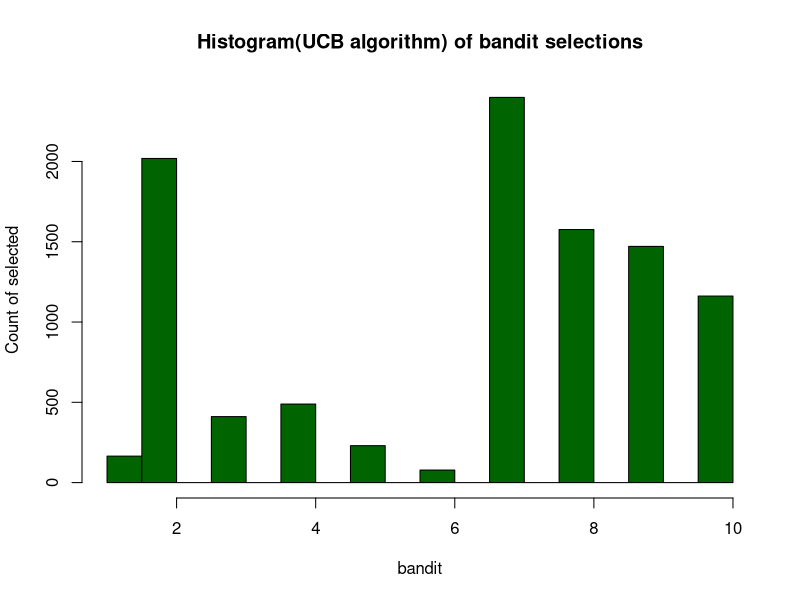

Reproduce this figure in R.
# Upper Confidence Bound
set.seed(1004)


# simulate 10 bandit with different probabilities
prob.interact = runif(1,min=0,max=0.35)
bandit_one <- rbinom(10000, size = 1, prob = 0.2)
bandit_two <- rbinom(10000, size = 1, prob = 0.5-prob.interact)
bandit_three <- rbinom(10000, size = 1, prob = 0.3)
bandit_four <- rbinom(10000, size = 1, prob = 0.33)
bandit_five <- rbinom(10000, size = 1, prob = 0.3)
bandit_six <- rbinom(10000, size = 1, prob = prob.interact)
bandit_seven <- rbinom(10000, size = 1, prob = 0.4)
bandit_eight <- rbinom(10000, size = 1, prob = 0.399)
bandit_nine <- rbinom(10000, size = 1, prob = 0.38)
bandit_ten <- rbinom(10000, size = 1, prob = 0.37)
combinedDf <- cbind(bandit_one, bandit_two,bandit_three, bandit_four,
                    bandit_five, bandit_six,bandit_seven, bandit_eight,
                    bandit_nine, bandit_ten)


# Implementing UCB
N = 10000
d = 10
bandit_selected = integer(0)
numbers_of_selections = integer(d)
sums_of_rewards = integer(d)
total_reward = 0
for (n in 1:N) {
  bandit_max_random = 0
  max_upper_bound = 0
  for (i in 1:d) {
    if (numbers_of_selections[i] > 0) {
      average_reward = sums_of_rewards[i] / numbers_of_selections[i]
      delta_i = sqrt(3/2 * log(n) / numbers_of_selections[i])
      upper_bound = average_reward + delta_i
    } else {
        upper_bound = 1e400
    }
    if (upper_bound > max_upper_bound) {
      max_upper_bound = upper_bound
      bandit_max_random = i
    }
  }
  bandit_selected = append(bandit_selected, bandit_max_random)
  numbers_of_selections[bandit_max_random] = 
    numbers_of_selections[bandit_max_random] + 1
  reward = combinedDf[n, bandit_max_random]
  sums_of_rewards[bandit_max_random] = 
    sums_of_rewards[bandit_max_random] + reward
  total_reward = total_reward + reward
}

#visualization
histogramOfbandit_selected <- function(bandit_selected){
  
  png("ucb_bandit_selected.png")
  
  hist(bandit_selected,
       col = 'darkgreen',
       main = 'Histogram(UCB algorithm) of bandit selections',
       xlab = 'bandit',
       ylab = 'Count of selected')
  
  
  dev.off()
  
}

histogramOfbandit_selected(bandit_selected)

